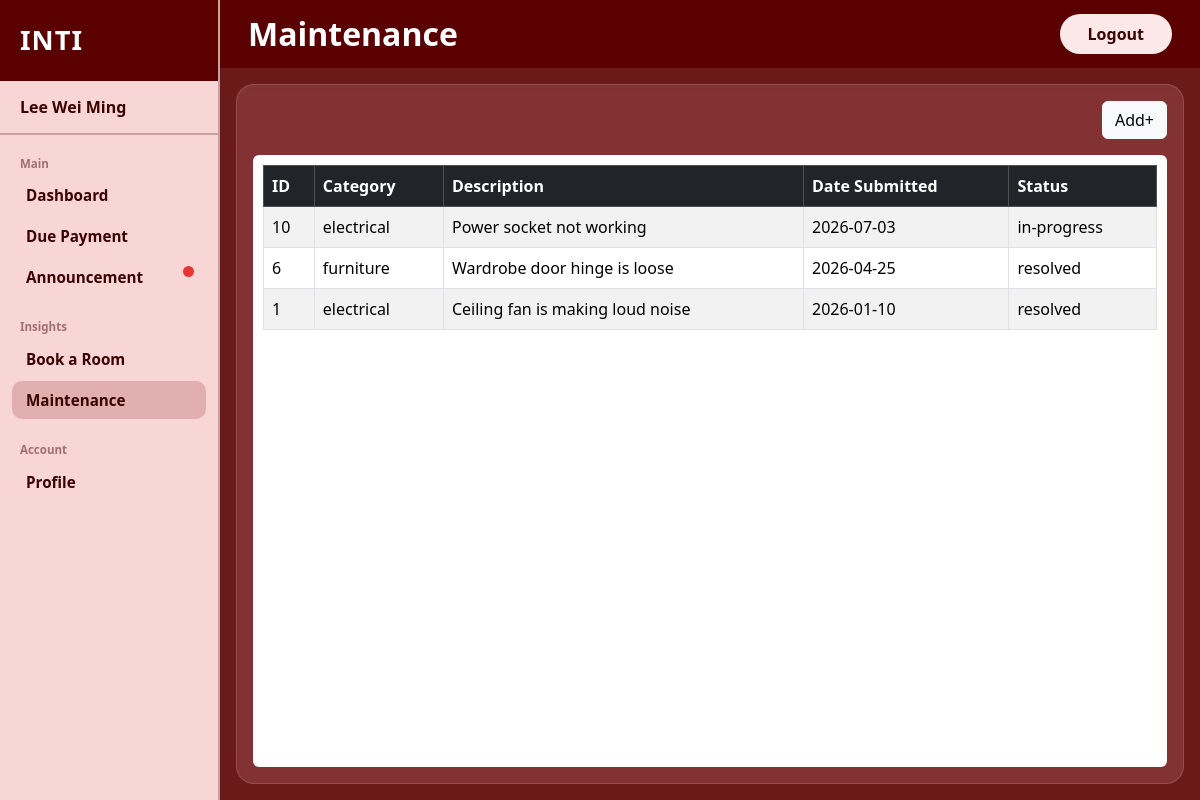
Screenshot of /student_maintenance (signed in) with the database file from the repository.
### tables this page shows
CREATE TABLE Maintenance (
            request_id  INTEGER PRIMARY KEY AUTOINCREMENT NOT NULL,
            description TEXT NOT NULL,
            category    TEXT NOT NULL,
            created_at  TEXT DEFAULT CURRENT_TIMESTAMP,
            status      TEXT NOT NULL CHECK(status IN ('pending', 'in-progress', 'resolved')),
            room_id     TEXT NOT NULL,
            student_id  TEXT NOT NULL,
            FOREIGN KEY (room_id)    REFERENCES Room(room_id),
            FOREIGN KEY (student_id) REFERENCES Student(student_id)
        );

### app.py (the view)
@app.route("/student_maintenance")
def student_maintenance():
    if session.get('user_id') is None or session.get('role') != 'student':
        return redirect('/user_login')
    student_id = session['user_id']
    conn = get_db()
    issues = conn.execute("""
        SELECT request_id, category, description, created_at, status
        FROM Maintenance
        WHERE student_id = ?
        ORDER BY request_id DESC
    """, (student_id,)).fetchall()
    return render_template('Student Maintenance.html', issues=issues)

### app.py (called while the page is built, shortened)
def get_db():
    if 'db' not in g:
        g.db = get_connection()
    return g.db

@app.context_processor          # run this before every template render
def inject_unread_status():
    user_id = session.get('user_id')
    role = session.get('role')
    has_unread = False                       # assume no unread by default
    if user_id and role == 'student':       # only check if someone is logged in and student
        conn = get_db()
        student = conn.execute(
            "SELECT last_read_announcement_at FROM Student WHERE student_id = ?",
            (user_id,)
        ).fetchone()
        if student['last_read_announcement_at'] is None:
            has_unread = True
    return dict(has_unread=has_unread)

### database.py (called while the page is built)
def get_connection():
    conn = sqlite3.connect(DB_NAME)
    conn.row_factory = sqlite3.Row
    conn.execute("PRAGMA foreign_keys = ON")
    return conn

### templates/Student Maintenance.html (shortened to what this page needs)
<!DOCTYPE html>
<html lang="en">
<head>
    <link href="https://cdn.jsdelivr.net/npm/bootstrap@5.3.3/dist/css/bootstrap.min.css" rel="stylesheet"/>
    <link href="{{ url_for('static', filename='style.css') }}" rel="stylesheet"/>
</head>
<body>
<div class="d-flex vh-100">
    <aside class="sidebar d-flex flex-column">
        <div class="sidebar-brand">
            <span class="brand-chms">INTI</span>
        </div>
        <div class="sidebar-username">
            <span>{{session["fullname"]}}</span>
        </div>
        <nav class="sidebar-nav flex-grow-1">
            <div class="nav-section-label">Main</div>
            <a href="/student_dashboard" class="nav-item ">Dashboard</a>
            <a href="/student_due_payment" class="nav-item ">Due Payment</a>
            <a href="/student_announcement" class="nav-item {% if has_unread %}has-badge{% endif %}">Announcement</a>
            <div class="nav-section-label mt-3">Insights</div>
            <a href="/student_book_room" class="nav-item">Book a Room</a>
            <a href="/student_maintenance" class="nav-item active">Maintenance</a>
            <div class="nav-section-label mt-3">Account</div>
            <a href="/student_profile" class="nav-item">Profile</a>
        </nav>
    </aside>
    <div class="main-wrapper d-flex flex-column flex-grow-1">
        <header class="topbar d-flex align-items-center justify-content-between">
            <h1 class="page-title">Maintenance</h1>
            <a href="/user_logout" class="btn btn-logout">Logout</a>
        </header>
        <main class="content-area flex-grow-1 p-3">
            <div class="content-card h-100 d-flex flex-column p-3">
                <div class="d-flex gap-2 mb-3">
                    <a href="/student_maintenance_add" class="btn btn-light ms-auto d-block">Add+</a>
                </div>
                <div class ="flex-grow-1 bg-white rounded">
                    <div style="padding: 10px;">
                        <table class="table table-bordered table-striped">
                            <thead class="table-dark">
                            <tr>
                                <th>ID</th>
                                <th>Category</th>
                                <th>Description</th>
                                <th>Date Submitted</th>
                                <th>Status</th>
                            </tr>
                            </thead>
                            <tbody>
                            {% for issue in issues %}
                            <tr>
                                <td>{{ issue['request_id'] }}</td>
                                <td>{{ issue['category'] }}</td>
                                <td>{{ issue['description'] }}</td>
                                <td>{{ issue['created_at'] }}</td>
                                <td>{{ issue['status'] }}</td>
                            </tr>
                            {% else %}
                            <tr>
                                <td colspan="6" class="text-center">No maintenance request found</td>
                            </tr>
                            {% endfor %}
                            </tbody>
                        </table>
                    </div>
                </div>
            </div>
        </main>
    </div>
</div>
</body>
</html>

### static/style.css (style rules this page uses)
:root { --sidebar-bg: #f9d6d6; --sidebar-width: 220px; --topbar-bg: #5a0000; --main-bg: #6b1a1a; --brand-color: #3b0000; --nav-label-color: #a07070; --nav-item-color: #3b0000; --nav-active-bg: rgba(180, 100, 100, 0.35); --content-card-bg: rgba(160, 80, 80, 0.45); --logout-bg: #fce8e8; --logout-color: #3b0000; }
body { font-family: 'Segoe UI', sans-serif; background: var(--main-bg); min-height: 100vh; display: flex; flex-direction: column; }
.sidebar { width: var(--sidebar-width); min-width: var(--sidebar-width); background: var(--sidebar-bg); border-right: 2px solid #c9a0a0; }
.sidebar-brand { background: var(--topbar-bg); padding: 20px 20px; }
.brand-chms { font-size: 1.7rem; font-weight: 900; color: #fff; letter-spacing: 1px; }
.sidebar-username { padding: 14px 20px; font-weight: 700; font-size: 1rem; color: var(--nav-item-color); border-bottom: 2px solid #c9a0a0; }
.sidebar-nav { padding: 16px 12px; display: flex; flex-direction: column; gap: 2px; }
.nav-section-label { font-size: 0.72rem; font-weight: 600; color: var(--nav-label-color); text-transform: none; padding: 4px 8px 2px; }
.nav-item { position: relative; display: block; padding: 8px 14px; font-weight: 700; font-size: 0.95rem; color: var(--nav-item-color); text-decoration: none; border-radius: 10px; transition: background 0.15s; }
.nav-item.active { background: var(--nav-active-bg); color: var(--nav-item-color); }
.nav-item.has-badge::after { content: ''; position: absolute; top: 6px; right: 10px; width: 15px; height: 15px; background-color: #e53535; border-radius: 50%; border: 2px solid var(--sidebar-bg); }
.main-wrapper { background: var(--main-bg); }
.topbar { background: var(--topbar-bg); padding: 14px 28px; }
.page-title { color: #fff; font-size: 2rem; font-weight: 900; margin: 0; }
.btn-logout { background: var(--logout-bg); color: var(--logout-color); font-weight: 700; font-size: 1rem; border: none; border-radius: 50px; padding: 8px 28px; }
.content-area { padding: 16px !important; min-height: 0; overflow: hidden; }
.content-card { background: var(--content-card-bg); border-radius: 18px; border: 1px solid rgba(255, 255, 255, 0.15); backdrop-filter: blur(4px); min-height: 100%; overflow-y: auto; overflow-x: auto; }
.table { table-layout: auto; }
.table th, .table td { white-space: normal; word-wrap: break-word; word-break: break-word; max-width: 250px; vertical-align: middle; }
.table td:last-child { max-width: none; white-space: nowrap; }

### rows the page displays
Maintenance: request_id "10", category "electrical", description "Power socket not working", created_at "2026-07-03", status "in-progress"
Maintenance: request_id "6", category "furniture", description "Wardrobe door hinge is loose", created_at "2026-04-25", status "resolved"
Maintenance: request_id "1", category "electrical", description "Ceiling fan is making loud noise", created_at "2026-01-10", status "resolved"

### other values shown
{{ session["fullname"] }} "Lee Wei Ming"
